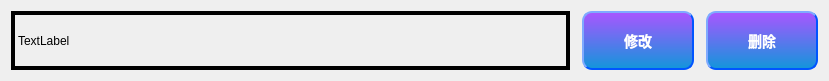
<?xml version="1.0" encoding="UTF-8"?>
<ui version="4.0">
 <class>ListItemClass</class>
 <widget class="QWidget" name="ListItemClass">
  <property name="geometry">
   <rect>
    <x>0</x>
    <y>0</y>
    <width>829</width>
    <height>81</height>
   </rect>
  </property>
  <property name="sizePolicy">
   <sizepolicy hsizetype="Expanding" vsizetype="Fixed">
    <horstretch>0</horstretch>
    <verstretch>0</verstretch>
   </sizepolicy>
  </property>
  <property name="windowTitle">
   <string>ListItem</string>
  </property>
  <property name="styleSheet">
   <string notr="true">border-bottom-style: solid;    为设置顶部边框样式
border-bottom-width: 2px;    为设置顶部边框宽度
border-bottom-color: red;    为设置顶部边框颜色
border-bottom: 2px solid red;    /*为设置顶部边框 width style color 的属性，原理和 border 一致*/</string>
  </property>
  <layout class="QHBoxLayout" name="horizontalLayout_2">
   <item>
    <layout class="QHBoxLayout" name="horizontalLayout" stretch="9,1,1">
     <property name="spacing">
      <number>12</number>
     </property>
     <property name="sizeConstraint">
      <enum>QLayout::SetNoConstraint</enum>
     </property>
     <property name="leftMargin">
      <number>0</number>
     </property>
     <property name="topMargin">
      <number>0</number>
     </property>
     <property name="rightMargin">
      <number>0</number>
     </property>
     <property name="bottomMargin">
      <number>0</number>
     </property>
     <item>
      <widget class="QLabel" name="lbl_content">
       <property name="sizePolicy">
        <sizepolicy hsizetype="Preferred" vsizetype="Preferred">
         <horstretch>0</horstretch>
         <verstretch>0</verstretch>
        </sizepolicy>
       </property>
       <property name="frameShape">
        <enum>QFrame::Box</enum>
       </property>
       <property name="lineWidth">
        <number>4</number>
       </property>
       <property name="text">
        <string>TextLabel</string>
       </property>
      </widget>
     </item>
     <item>
      <widget class="QPushButton" name="btn_add">
       <property name="sizePolicy">
        <sizepolicy hsizetype="Expanding" vsizetype="Preferred">
         <horstretch>0</horstretch>
         <verstretch>0</verstretch>
        </sizepolicy>
       </property>
       <property name="baseSize">
        <size>
         <width>0</width>
         <height>0</height>
        </size>
       </property>
       <property name="styleSheet">
        <string notr="true">QPushButton
{
    color:#ffffff; /*文字颜色*/
    background-color:qlineargradient(x1: 0, y1: 0, x2: 0, y2: 1, stop:0 #aa55ff, stop: 1 #1296db);/*背景色*/
    border-style:outset; /*边框风格*/
    border-width:2px;/*边框宽度*/
    border-color:#0055ff; /*边框颜色*/
    border-radius:10px; /*边框倒角*/
    font:bold 14px; /*字体*/
    font-family: Segoe UI;
    min-width:100px;/*控件最小宽度*/
    min-height:20px;/*控件最小高度*/
    padding:4px;/*内边距*/
}
 
QPushButton:hover
{
    color:#ffffff; /*文字颜色*/
    background-color:qlineargradient(x1: 0, y1: 0, x2: 0, y2: 1, stop:0 #ff55ff, stop: 1 #1296db);/*背景色*/
    border-style:outset; /*边框风格*/
    border-width:2px;/*边框宽度*/
    border-color:#0055ff; /*边框颜色*/
    border-radius:10px; /*边框倒角*/
    font:bold 14px; /*字体*/
    font-family: Segoe UI;
    min-width:100px;/*控件最小宽度*/
    min-height:20px;/*控件最小高度*/
    padding:4px;/*内边距*/
}
QPushButton:pressed
{
    color:#ffffff; /*文字颜色*/
    background-color:qlineargradient(x1: 0, y1: 0, x2: 0, y2: 1, stop:0 #ff55ff, stop: 1 #aa00ff);/*背景色*/
    border-style:outset; /*边框风格*/
    border-width:2px;/*边框宽度*/
    border-color:#0055ff; /*边框颜色*/
    border-radius:10px; /*边框倒角*/
    font:bold 14px; /*字体*/
    font-family: Segoe UI;
    min-width:100px;/*控件最小宽度*/
    min-height:20px;/*控件最小高度*/
    padding:4px;/*内边距*/
}</string>
       </property>
       <property name="text">
        <string>修改</string>
       </property>
      </widget>
     </item>
     <item>
      <widget class="QPushButton" name="btn_del">
       <property name="sizePolicy">
        <sizepolicy hsizetype="Expanding" vsizetype="Preferred">
         <horstretch>0</horstretch>
         <verstretch>0</verstretch>
        </sizepolicy>
       </property>
       <property name="styleSheet">
        <string notr="true">QPushButton
{
    color:#ffffff; /*文字颜色*/
    background-color:qlineargradient(x1: 0, y1: 0, x2: 0, y2: 1, stop:0 #aa55ff, stop: 1 #1296db);/*背景色*/
    border-style:outset; /*边框风格*/
    border-width:2px;/*边框宽度*/
    border-color:#0055ff; /*边框颜色*/
    border-radius:10px; /*边框倒角*/
    font:bold 14px; /*字体*/
    font-family: Segoe UI;
    min-width:100px;/*控件最小宽度*/
    min-height:20px;/*控件最小高度*/
    padding:4px;/*内边距*/
}
 
QPushButton:hover
{
    color:#ffffff; /*文字颜色*/
    background-color:qlineargradient(x1: 0, y1: 0, x2: 0, y2: 1, stop:0 #ff55ff, stop: 1 #1296db);/*背景色*/
    border-style:outset; /*边框风格*/
    border-width:2px;/*边框宽度*/
    border-color:#0055ff; /*边框颜色*/
    border-radius:10px; /*边框倒角*/
    font:bold 14px; /*字体*/
    font-family: Segoe UI;
    min-width:100px;/*控件最小宽度*/
    min-height:20px;/*控件最小高度*/
    padding:4px;/*内边距*/
}
QPushButton:pressed
{
    color:#ffffff; /*文字颜色*/
    background-color:qlineargradient(x1: 0, y1: 0, x2: 0, y2: 1, stop:0 #ff55ff, stop: 1 #aa00ff);/*背景色*/
    border-style:outset; /*边框风格*/
    border-width:2px;/*边框宽度*/
    border-color:#0055ff; /*边框颜色*/
    border-radius:10px; /*边框倒角*/
    font:bold 14px; /*字体*/
    font-family: Segoe UI;
    min-width:100px;/*控件最小宽度*/
    min-height:20px;/*控件最小高度*/
    padding:4px;/*内边距*/
}</string>
       </property>
       <property name="text">
        <string>删除</string>
       </property>
      </widget>
     </item>
    </layout>
   </item>
  </layout>
 </widget>
 <layoutdefault spacing="6" margin="11"/>
 <resources/>
 <connections/>
</ui>
